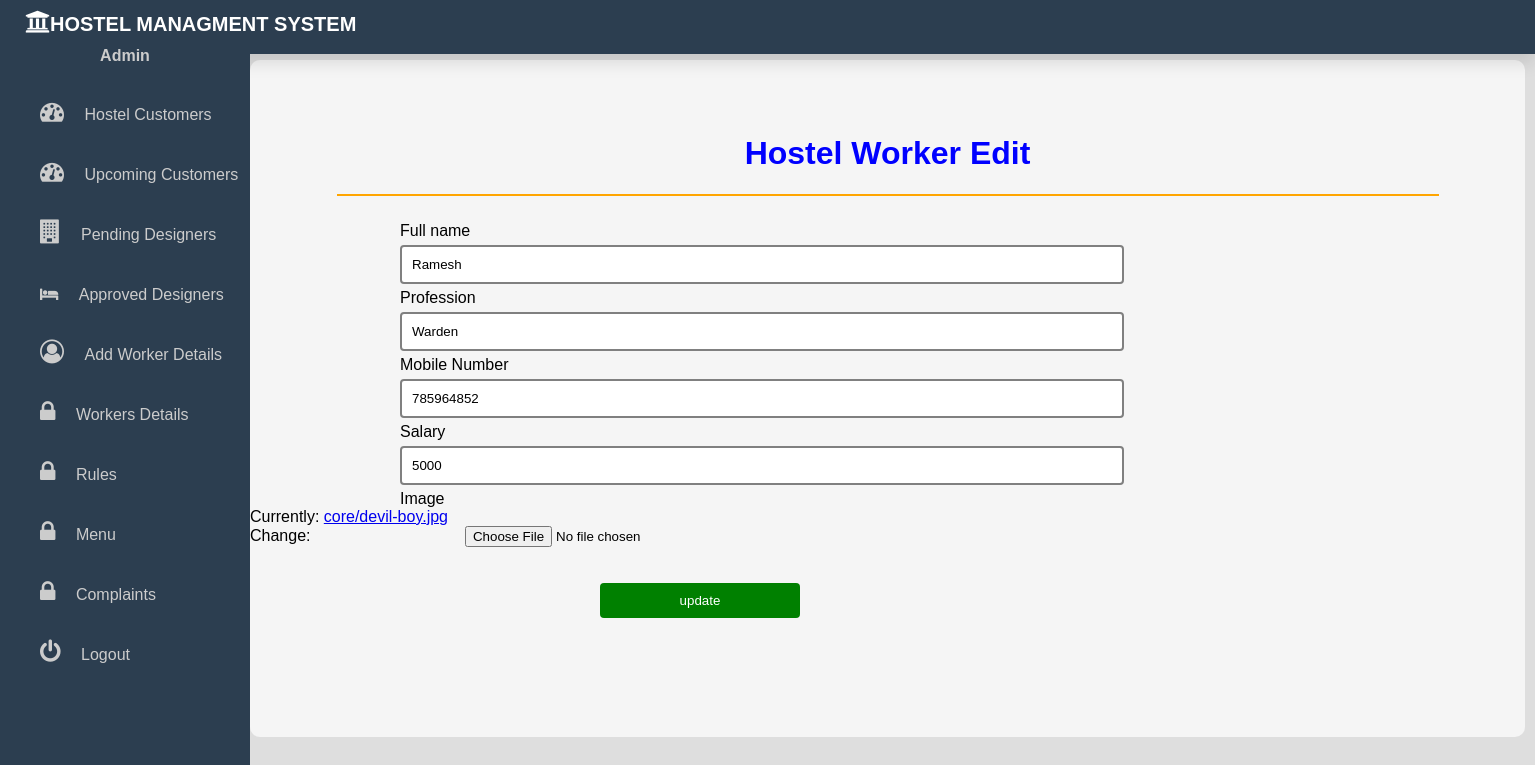
/admin-worker-edit/2/ (signed in), run on the app's committed database.
### core/models.py (models this page shows)
class WorkerDetails(models.Model):
    full_name=models.CharField(max_length=400)
    profession=models.CharField(max_length=400)
    contact_number=models.PositiveIntegerField()
    salary=models.PositiveIntegerField()
    profile_pic=models.ImageField(upload_to='core/')

### core/views.py (the view)
# urls.py: path('admin-worker-edit/<int:id>/',views.admin_worker_edit,name='admin-worker-edit'),
@login_required(login_url='admin-sign-in')
def admin_worker_edit(request,id):
    worker=WorkerDetails.objects.get(id=id)
    if request.method=='POST':
        form=WorkerDetailsForm(request.POST,request.FILES,instance=worker)
        if form.is_valid():
            form.save()
            return HttpResponseRedirect('/admin-worker-details/')
    else:
        form=WorkerDetailsForm(instance=worker)
    return render(request,'admin/workeredit.html',{'form':form})

### core/forms.py
class WorkerDetailsForm(forms.ModelForm):
    class Meta:
        model=WorkerDetails
        fields='__all__'

### templates/admin/workeredit.html (shortened to what this page needs)
<!DOCTYPE html>
{% load widget_tweaks %}
<html lang="en">
<head>
</head>
<body>
    {% include 'admin/base.html' %}
    <div class="container"><br><br><br>
        <center><h1>Hostel Worker Edit</h1></center>
        <hr color="orange" width="1100"><br>
        <form action="" method="post" enctype="multipart/form-data">
            <label>Full name</label><br>
            {% render_field form.full_name|attr:"class:succes" %}<br>
            <label>Profession </label><br>
            {% render_field form.profession|attr:"class:succes" %}<br>
            <label>Mobile Number</label><br>
            {% render_field form.contact_number|attr:"class:succes" %}<br>
            <label>Salary</label><br>
            {% render_field form.salary|attr:"class:succes" %}<br>
            <label>Image</label><br>
            {% render_field form.profile_pic|attr:"class:file" %}<br><br><br>
            <input type="submit" value="update">
        </form>
</div>
</body>
</html>

### templates/admin/workeredit.html (style rules this page uses)
body { background-color: ghostwhite; font-family: Arial, Helvetica, sans-serif; }
.container { background-color: whitesmoke; margin-left: 250px; height: 677px; margin-top: 60px; width: 1275px; border-radius: 10px; box-shadow:4px; }
label { margin-top: 80px; margin-left: 150px; }
.succes { margin: 5px; margin-left: 150px; padding: 10px; width: 700px; border-radius: 4px; border: 2px solid gray; }
.file { margin-left: 150px; }
input[type=submit] { width: 200px; margin-left: 350px; padding: 10px; background-color: green; color: white; border-radius: 4px; border: none; }
h1 { color:blue; }

### templates/admin/base.html (style rules this page uses)
body { background: #dedede; font-family: Arial, Helvetica, sans-serif; margin: 0; padding: 0; }

### data on the page
WorkerDetails: full_name "Ramesh", profession "Warden", contact_number "785964852", salary "5000"
